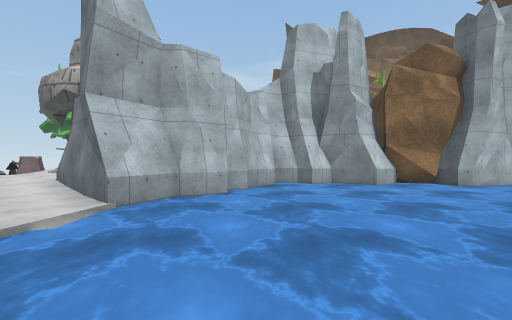
view 1 (above)

14 first-person views from a walk through a scene from a Unity 3-D project. The camera is 1.2 m above the floor, looks level and sees 85° across. The floor is counted in squares, 1.43 m on a side. Each view is taken from the middle of a square. On the plan, view 1 faces up. The plan holds only what a view shows up to about 11 squares ahead; the rest is blank. The place goes on beyond the plan. The player is left out. Some surface patterns are stand-ins.

view 2
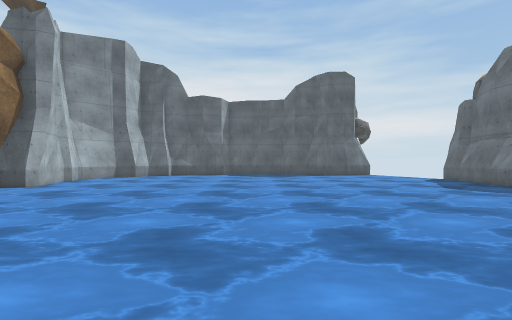

view 3
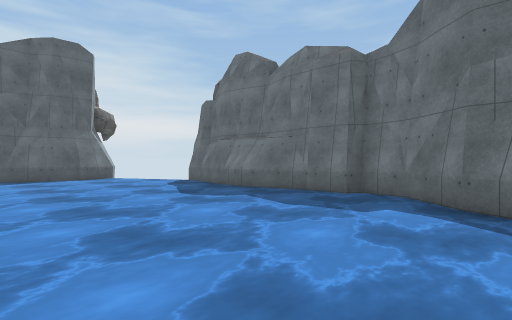

view 4
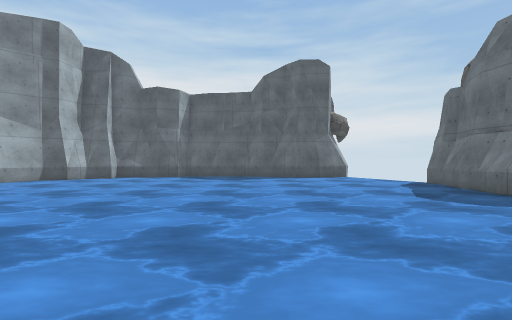

view 5
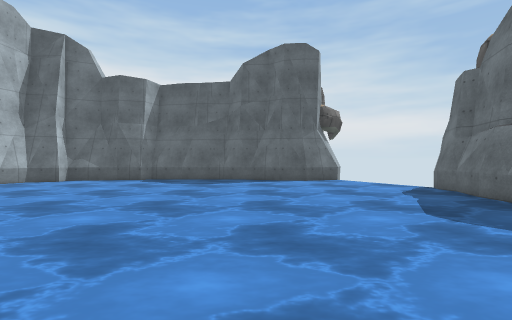

view 6
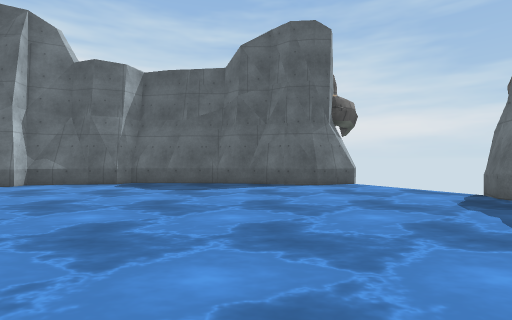

view 7
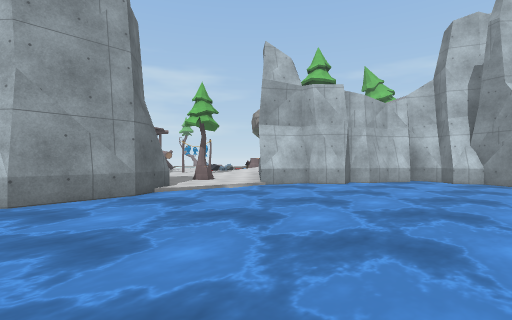

view 8
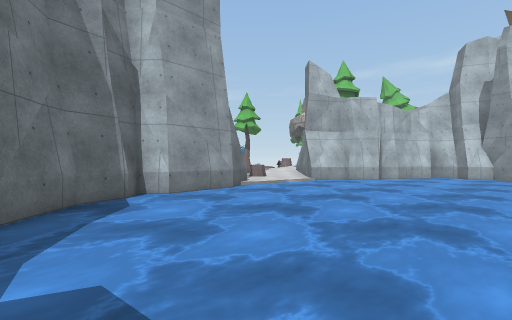

view 9
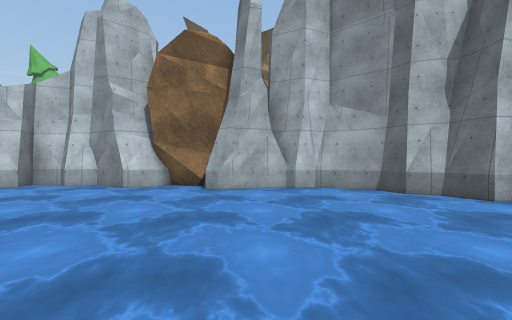

view 10
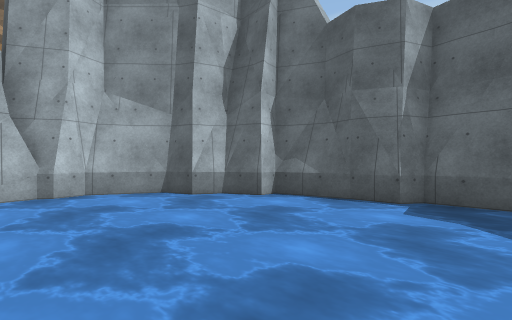

view 11
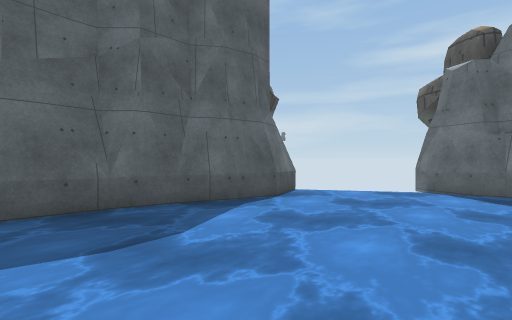

view 12
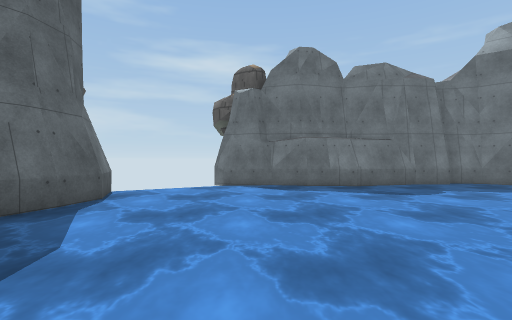

view 13
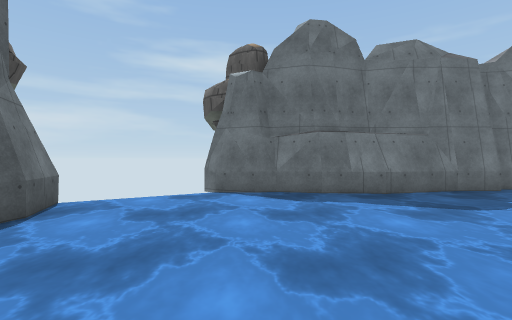

view 14
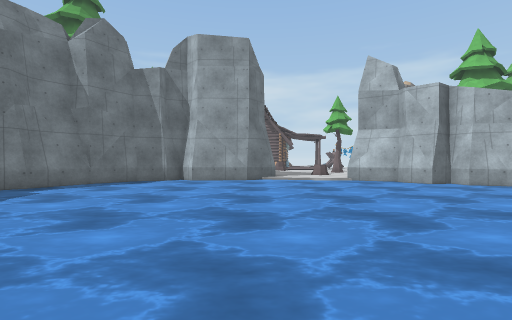

### Floor plan
Key: @ floor where view 1 was taken; # wall or solid block; . main floor; : floor 0.25 m higher than the main floor; + floor 0.5 m higher than the main floor; / step, stairs or slope; ^ raised ledge; O other object.
Columns run from 9 left of view 1 to 15 right of it. Each row starts with its distance up from view 1.
 11          ###
 10 O^/      #.##########
  9  +//    ##......#...##
  8   //##  #............##
  7   :/:####.............##
  6    :::##...............#
  5     ::#................#
  4     ^::................##
  3     :::.................#
  2      :/.................#
  1       #................##
  0       #..@.............##
 -1       #................#
 -2       #................#
 -3       #................#
 -4       ##...............#
 -5        ##..............#
 -6         ###.....##...
 -7           ############

Where each view was taken, in squares from view 1:
view 1: 0 up, 0 right, facing up
view 2: 2 up, 2 left, facing right
view 3: 0 up, 0 right, facing down-right
view 4: 0 up, 0 right, facing right
view 5: 1 down, 2 right, facing right
view 6: 1 down, 4 right, facing right
view 7: 2 down, 4 right, facing up-left
view 8: 5 down, 4 right, facing up-left
view 9: 1 up, 8 right, facing up
view 10: 2 up, 8 right, facing up-right
view 11: 2 up, 9 right, facing down-right
view 12: 3 up, 10 right, facing down
view 13: 1 up, 10 right, facing down
view 14: 1 up, 9 right, facing left
